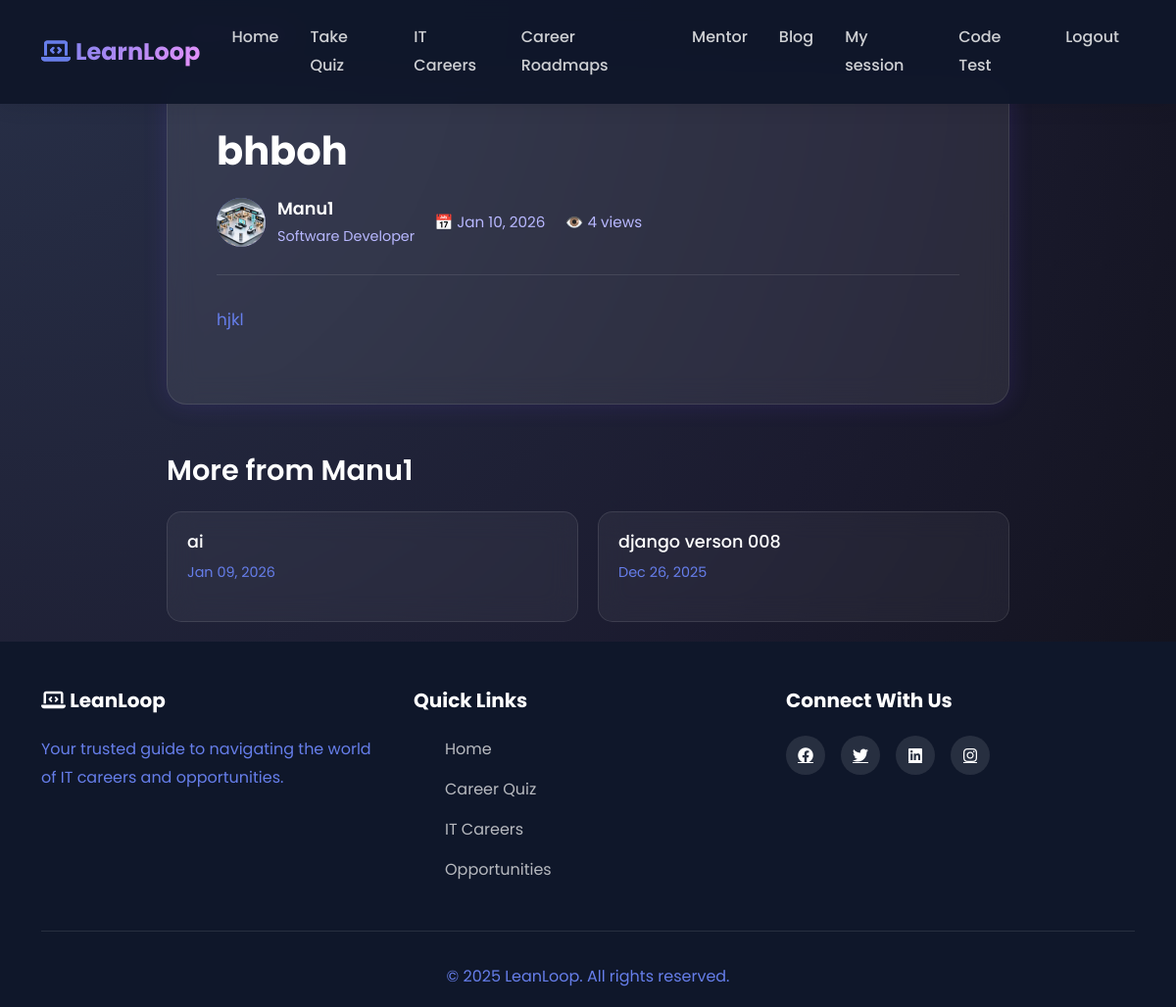
The page /mentor/blog/3/ on the database its author committed.
### mentor/models.py (models this page shows, shortened)
class ContentContribution(models.Model):
    STATUS_CHOICES = [
        ('draft', 'Draft'),
        ('pending', 'Pending Review'),
        ('published', 'Published'),
        ('rejected', 'Rejected'),
    ]
    author = models.ForeignKey(
        CustomUser,
        on_delete=models.CASCADE,
        related_name='mentor_contributions'
    )
    title = models.CharField(max_length=200)
    body = models.TextField()
    status = models.CharField(max_length=20, choices=STATUS_CHOICES, default='draft')
    token_reward = models.IntegerField(default=0)
    views_count = models.IntegerField(default=0)
    created_at = models.DateTimeField(auto_now_add=True)
    updated_at = models.DateTimeField(auto_now=True)
    published_at = models.DateTimeField(blank=True, null=True)
    class Meta:
        verbose_name = "Content Contribution"
        verbose_name_plural = "Content Contributions"
        ordering = ['-created_at']

### accounts/models.py (models this page shows, shortened)
class CustomUser(AbstractUser):
    ROLE_CHOICES = (
        ('user', 'User'),
        ('mentor', 'Mentor'),
        ('Admin', 'Admin'),
    )
    role = models.CharField(
        max_length=10,
        choices=ROLE_CHOICES,
        default='user'
    )
    phone_regex = RegexValidator(
    regex=r'^[9876]\d{9}$',
    message="Phone number must be a 10-digit number and start with 9, 8, 7, or 6."
    )
    phone_number = models.CharField(
        max_length=10,
        blank=True,
        null=True,
        validators=[phone_regex],
        unique=True,
        help_text='Enter 10 digit phone number'
    )
    previous_experience = models.BooleanField(blank=True, null=True)
    is_approved=models.BooleanField(default=False)
    gender = models.CharField(
        max_length=20,
        choices=[
            ('male', 'Male'),
            ('female', 'Female'),
            ('other', 'Other'),
            ('prefer_not_to_say', 'Prefer not to say'),
        ],
        blank=True
    )
    profile_photo = models.ImageField(upload_to='mentor_photos/', blank=False, null=True)
    profession = models.CharField(max_length=100, blank=False, null=True)
    experience_years = models.PositiveIntegerField(
        null=True,
        blank=False
    )
    expertise = models.CharField(
        blank=False,
        null=True,
        max_length=100,
    )
    bio = models.CharField(
        blank=False,
        null=True,
    )
    linkedin = models.URLField(blank=True, null=True)
    portfolio = models.URLField(blank=True, null=True)
    available_days = models.JSONField(default=list)  # ["mon", "wed", "fri"]
    available_from = models.TimeField(default="09:00")
    available_to = models.TimeField(default="17:00")
    session_duration = models.CharField(
        max_length=10,
        choices=[
            ('30', '30 Minutes'),
            ('60', '60 Minutes'),
        ],null=True, blank=False
    )
    intro_video = models.FileField(upload_to="mentor_videos/", blank=True, null=True)
    created_at = models.DateTimeField(
        auto_now_add=True,
        null=True
    )

### mentor/views.py (the view)
# urls.py: path('blog/<int:content_id>/', views.blog_detail, name='blog_detail'),
def blog_detail(request, content_id):
    blog_post = get_object_or_404(
        ContentContribution,
        id=content_id,
        status='published'
    )
    blog_post.views_count += 1
    if not blog_post.published_at:
        blog_post.published_at = timezone.now()
    blog_post.save()
    try:
        author_profile = MentorProfile.objects.get(user=blog_post.author)
    except MentorProfile.DoesNotExist:
        author_profile = None
    related_posts = ContentContribution.objects.filter(
        author=blog_post.author,
        status='published'
    ).exclude(id=content_id).order_by('-created_at')[:3]
    context = {
        'blog_post': blog_post,
        'author_profile': author_profile,
        'related_posts': related_posts,
    }
    return render(request, 'mentor/blog_detail.html', context)

### mentor/templates/mentor/blog_detail.html (shortened to what this page needs)
{% extends 'dashboard/userbase.html' %}
{% block content%}
<div class="blog-detail-wrapper">
    <a href="{% url 'blog_list' %}" class="back-link">
    </a>
    <div class="article-card">
        <div class="article-header">
            <h1 class="article-title">{{ blog_post.title }}</h1>
            <div class="article-meta">
                <div class="author-section">
                    <div class="author-avatar">
                        {% if blog_post.author.profile_photo %}
                        <img src="{{ blog_post.author.profile_photo.url }}" style="width: 100%; height: 100%; border-radius: 50%; object-fit: cover;">
                        {% else %}
                        {{ blog_post.author.username.0|upper }}
                        {% endif %}
                    </div>
                    <div>
                        <div class="author-name">{{ blog_post.author.username }}</div>
                        <div style="color: #b8b8ff; font-size: 0.9rem;">
                            {{ blog_post.author.profession|default:"Mentor" }}
                        </div>
                    </div>
                </div>
                <div class="article-stats">
                    <span>
                        📅
                        {% if blog_post.published_at %}
                            {{ blog_post.published_at|date:"M d, Y" }}
                        {% else %}
                            {{ blog_post.created_at|date:"M d, Y" }}
                        {% endif %}
                    </span>
                    <span>👁️ {{ blog_post.views_count|default:0 }} views</span>
                </div>
            </div>
        </div>
        <div class="article-body">
            {{ blog_post.body|linebreaks }}
        </div>
    </div>
    {% if related_posts %}
    <div class="related-posts">
        <h2 class="related-title">More from {{ blog_post.author.username }}</h2>
        <div class="related-grid">
            {% for post in related_posts %}
            <div class="related-card" onclick="window.location.href='{% url 'blog_detail' post.id %}'">
                <h4>{{ post.title }}</h4>
                <p>
                    {% if post.published_at %}
                        {{ post.published_at|date:"M d, Y" }}
                    {% else %}
                        {{ post.created_at|date:"M d, Y" }}
                    {% endif %}
                </p>
            </div>
            {% endfor %}
        </div>
    </div>
    {% endif %}
</div>
{% endblock %}

### static/css/userpage.css (style rules this page uses)
* { margin: 0; padding: 0; box-sizing: border-box; }
:root { --primary-color: #667eea; --secondary-color: #764ba2; --accent-color: #f093fb; --dark-bg: #0f172a; --light-bg: #f8f9fa; --text-dark: #1e293b; --text-light: #ffffff; --card-bg: #ffffff; --shadow: 0 10px 30px rgba(0, 0, 0, 0.1); --shadow-hover: 0 20px 60px rgba(0, 0, 0, 0.2); }
body { font-family: 'Poppins', sans-serif; color: var(--text-dark); overflow-x: hidden; background: var(--light-bg); }
html { scroll-behavior: smooth; }
.navbar-brand i,p { -webkit-text-fill-color: var(--primary-color); }

### mentor/templates/mentor/blog_detail.html (style rules this page uses)
* { margin: 0; padding: 0; box-sizing: border-box; }
body { font-family: "Poppins", "Inter", sans-serif; background: radial-gradient(circle at top left, #283048, #1b1b2f 60%, #0f0f17); color: #eaeaea; min-height: 100vh; line-height: 1.8; }
.blog-detail-wrapper { max-width: 900px; margin: 0 auto; padding: 20px; }
.back-link { display: inline-flex; align-items: center; gap: 8px; color: #a565ff; text-decoration: none; font-weight: 600; margin-bottom: 30px; transition: 0.2s; }
.article-card { backdrop-filter: blur(14px); background: rgba(255, 255, 255, 0.08); border-radius: 20px; padding: 50px; border: 1px solid rgba(255, 255, 255, 0.1); box-shadow: 0 0 25px rgba(120, 80, 255, 0.15); margin-bottom: 40px; }
.article-header { border-bottom: 1px solid rgba(255,255,255,0.1); padding-bottom: 25px; margin-bottom: 30px; }
.article-title { font-size: 2.5rem; font-weight: 700; color: #ffffff; margin-bottom: 20px; line-height: 1.2; }
.article-meta { display: flex; align-items: center; gap: 20px; flex-wrap: wrap; }
.author-section { display: flex; align-items: center; gap: 12px; }
.author-avatar { width: 50px; height: 50px; border-radius: 50%; background: linear-gradient(135deg, #667eea 0%, #764ba2 100%); display: flex; align-items: center; justify-content: center; font-weight: 700; font-size: 1.2rem; color: white; }
.author-name { font-weight: 600; color: #ffffff; font-size: 1.1rem; }
.article-stats { display: flex; gap: 20px; color: #b8b8ff; font-size: 0.95rem; }
.article-body { font-size: 1.05rem; color: #e0e0e0; line-height: 1.8; }
.article-body p { margin-bottom: 20px; }
.related-posts { margin-top: 50px; }
.related-title { font-size: 1.8rem; font-weight: 600; color: #ffffff; margin-bottom: 25px; }
.related-grid { display: grid; grid-template-columns: repeat(auto-fill, minmax(280px, 1fr)); gap: 20px; }
.related-card { backdrop-filter: blur(14px); background: rgba(255, 255, 255, 0.05); border-radius: 15px; padding: 20px; border: 1px solid rgba(255, 255, 255, 0.1); transition: 0.3s; cursor: pointer; }
.related-card h4 { color: #ffffff; font-size: 1.1rem; margin-bottom: 8px; }
.related-card p { color: #b8b8ff; font-size: 0.9rem; }

### rows shown on the page
ContentContribution: title "bhboh", author.profile_photo (picture), author.username "Manu1", author.profession "Software Developer", published_at "Jan 10, 2026", views_count "4", body "hjkl"
ContentContribution: title "ai", published_at "Jan 09, 2026"
ContentContribution: title "django verson 008", published_at "Dec 26, 2025"
